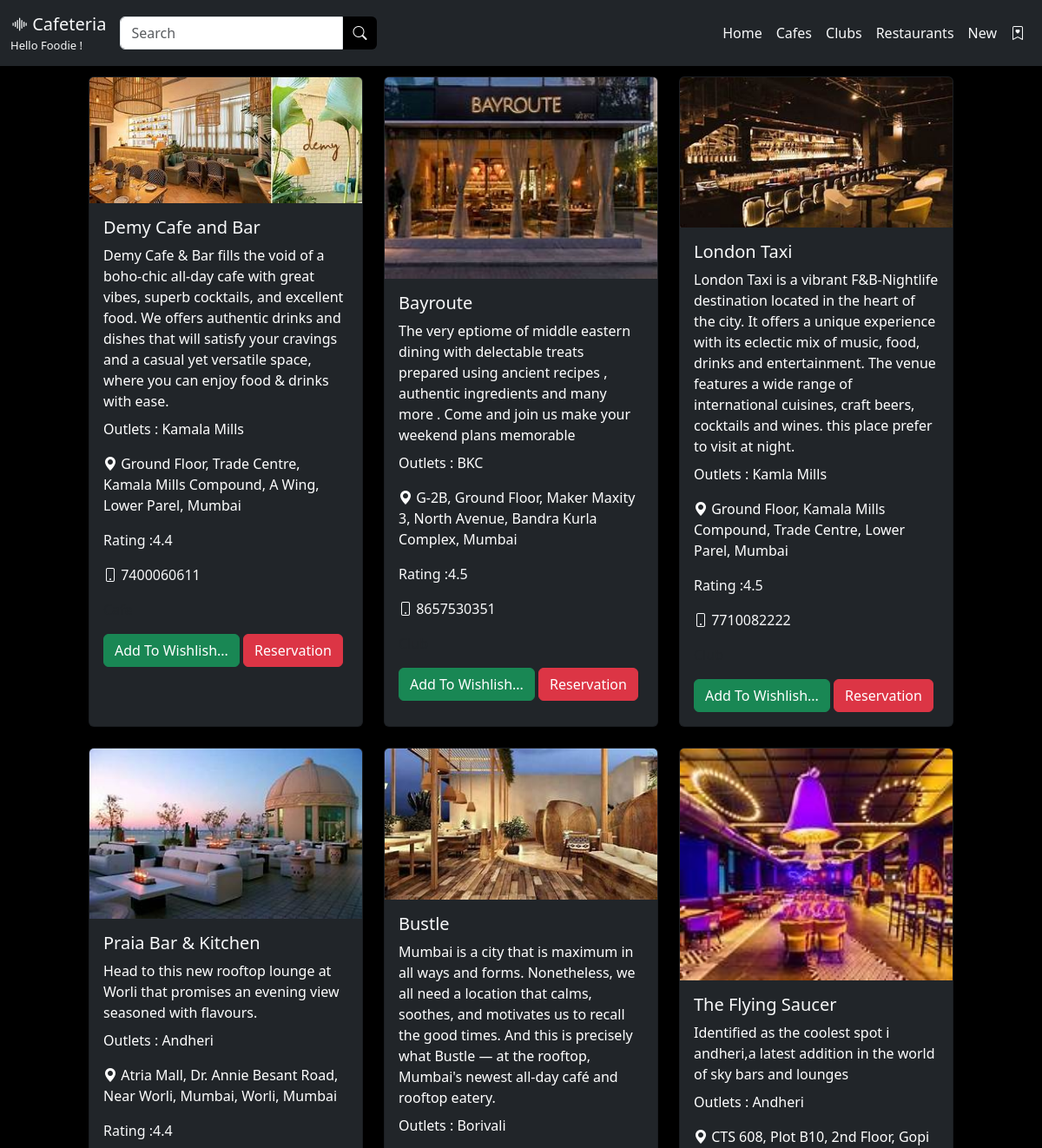
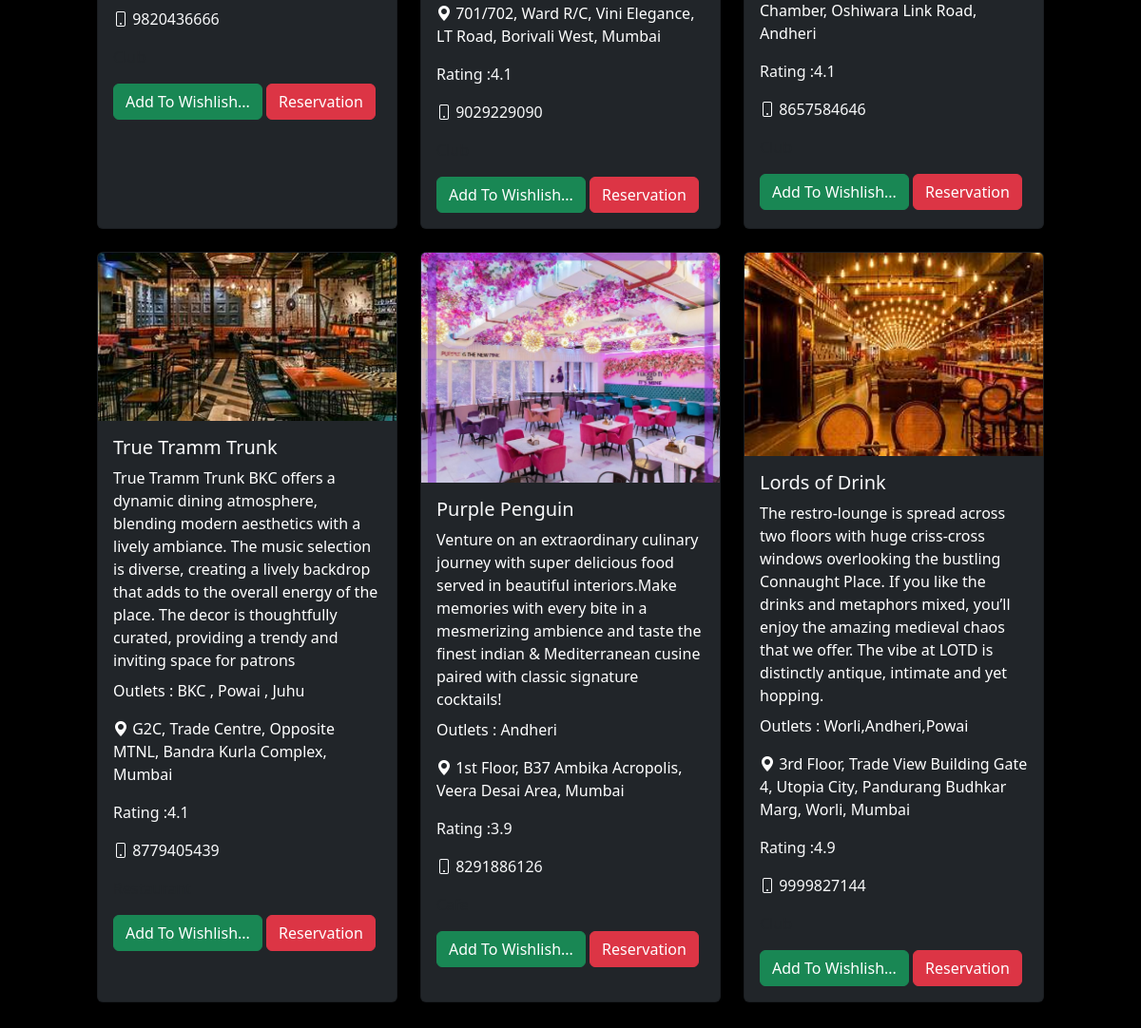
The page /club/ on the database its author committed (2 pictures, top to bottom).
### cafeteria/models.py (models this page shows, shortened)
class bar(models.Model):
   CATEGORY_CHOICES=[
        (1,"cafe"),
        (2,"club"),
        (3,"Restaurant")
    ]
   name=models.CharField(max_length=100)
   detail=models.CharField(max_length=400)
   address=models.CharField(max_length=100)
   place=models.CharField(max_length=100)
   category=models.IntegerField(choices=CATEGORY_CHOICES)
   rating=models.FloatField()
   contact=models.IntegerField()
   image=models.ImageField(upload_to='images')

### cafeteria/views.py (the view)
# urls.py: path('club/',views.club),
def club(request):
    context={}
    Club=bar.objects.all()
    context['Club']=Club
    return render(request,'club.html',context)

### templates/club.html (shortened to what this page needs)
{% load static %}
<!DOCTYPE html>
<html lang="en">
<head>
    <link rel="stylesheet" href="{% static 'css/bootstrap.min.css' %}">
    <link rel="stylesheet" href="{% static 'css/custom.css' %}">
    <link rel="stylesheet" href="https://cdn.jsdelivr.net/npm/bootstrap-icons@1.11.3/font/bootstrap-icons.min.css">
    <link rel="stylesheet" href="https://unpkg.com/aos@next/dist/aos.css" />
</head>
<body class="bg-black">
    <div class="container">
      <div class="container">
        <div class="row">
            <div class="col-md-12">
                <nav class="mainnav shadow navbar-expand-lg navbar navbar-dark bg-dark fixed-top"
                    style="min-width: 350px">
                    <div class="container-fluid">
                        <a class="navbar-brand text-light" href="#">
                            <i class="bi bi-soundwave"></i> Cafeteria
                            <div style="font-size: 13px">Hello Foodie !</div>
                        </a>
                        <div>
                            <div class="input-group ">
                                <input type="text" class="form-control" placeholder="Search"
                                    aria-label="Recipient's username" aria-describedby="basic-addon2">
                                <span class="bg-black text-white border-0 input-group-text" id="basic-addon2"><i
                                        class="bi bi-search"></i></span>
                            </div>
                        </div>
                        <div class="collapse navbar-collapse" id="navbarSupportedContent">
                            <ul class="navbar-nav ms-auto mb-2 mb-lg-0">
                                <li class="nav-item">
                                    <a class="nav-link active text-light" aria-current="page" href="/">Home</a>
                                </li>
                                <li class="nav-item">
                                    <a class="nav-link text-light" href="/catfilterb/1">Cafes</a>
                                </li>
                                <li class="nav-item">
                                    <a class="nav-link text-light" href="/catfilterb/2">Clubs</a>
                                </li>
                                <li class="nav-item">
                                    <a class="nav-link text-light" href="/catfilterb/3">Restaurants</a>
                                </li>
                                <li class="nav-item">
                                    <a class="nav-link text-light" href="/new">New</a>
                                </li>
                                <li class="nav-item">
                                    <a class="nav-link text-light" href="#"><span><i class="bi bi-bookmark-heart"></i></span></a>
                                </li>
                            </ul>
                        </div>
                    </div>
                </nav>
            <div class="row row-cols-1 row-cols-md-2 g-4 p-5 mt-3">
               {% for c in Club %}
                <div class="col-md-4">
                  <div class="card bg-dark" style="height: 100%; width: 100%;" data-aos="fade-up"   data-aos-duration="2000"
                  data-aos-easing="ease-in-out"
                  data-aos-mirror="true">
                    <img src="{{c.image.url}}" class="card-img-top" alt="...">
                    <div class="card-body ">
                      <h5 class="card-title text-light">{{c.name}}</h5>
                      <p class="card-title text-white">{{c.detail}}</p>
                      <p class="card-text text-white"> Outlets : {{c.place}}</p>
                      <p class="card-text text-white"> <span><i class="bi bi-geo-alt-fill"></i></span> {{c.address}}</p>
                      <p class="card-text text-light"> Rating :{{c.rating}}</p>
                      <p class="card-text text-light"> <span><i class="bi bi-phone"></i></span> {{c.contact}}</p>
                      {% if  c.category == 1 %}
                      <p class="card-text"> Cafe</p>
                      {% elif c.category == 2 %}
                      <p class="card-text">Club</p>
                      {% elif c.category == 3 %}
                      <p class="card-text"> Restaurant</p>
                      {% endif %}
                    <a href="/" class="btn btn-success" > Add To Wishlish...</a>
                    <a href="/reservation" class="btn btn-danger"> Reservation</a>
                    </div>
                  </div>
                </div>
                {% endfor %}
    </div>
</body>
</html>

### static/css/custom.css (style rules this page uses)
body { background-color: black; }

### rows shown on the page
bar: image (picture), name "Demy Cafe and Bar", detail "Demy Cafe & Bar fills the void of a boho-chic all-day cafe with great vibes, superb cocktails, and excellent food. We offers authentic drinks and dishes that will satisfy your cravings and a casual yet versatile space, where you can enjoy food & drinks with ease.", place "Kamala Mills", address "Ground Floor, Trade Centre, Kamala Mills Compound, A Wing, Lower Parel, Mumbai", rating "4.4", contact "7400060611"
bar: image (picture), name "Bayroute", detail "The very eptiome of middle eastern dining with delectable treats prepared using ancient recipes , authentic ingredients and many more . Come and join us make your weekend plans memorable", place "BKC", address "G-2B, Ground Floor, Maker Maxity 3, North Avenue, Bandra Kurla Complex, Mumbai", rating "4.5", contact "8657530351"
bar: image (picture), name "London Taxi", detail "London Taxi is a vibrant F&B-Nightlife destination located in the heart of the city. It offers a unique experience with its eclectic mix of music, food, drinks and entertainment. The venue features a wide range of international cuisines, craft beers, cocktails and wines. this place prefer to visit at night.", place "Kamla Mills", address "Ground Floor, Kamala Mills Compound, Trade Centre, Lower Parel, Mumbai", rating "4.5", contact "7710082222"
bar: image (picture), name "Praia Bar & Kitchen", detail "Head to this new rooftop lounge at Worli that promises an evening view seasoned with flavours.", place "Andheri", address "Atria Mall, Dr. Annie Besant Road, Near Worli, Mumbai, Worli, Mumbai", rating "4.4", contact "9820436666"
bar: image (picture), name "Bustle", detail "Mumbai is a city that is maximum in all ways and forms. Nonetheless, we all need a location that calms, soothes, and motivates us to recall the good times. And this is precisely what Bustle — at the rooftop, Mumbai's newest all-day café and rooftop eatery.", place "Borivali", address "701/702, Ward R/C, Vini Elegance, LT Road, Borivali West, Mumbai", rating "4.1", contact "9029229090"
bar: image (picture), name "The Flying Saucer", detail "Identified as the coolest spot i andheri,a latest addition in the world of sky bars and lounges", place "Andheri", address "CTS 608, Plot B10, 2nd Floor, Gopi Chamber, Oshiwara Link Road, Andheri", rating "4.1", contact "8657584646"
bar: image (picture), name "True Tramm Trunk", detail "True Tramm Trunk BKC offers a dynamic dining atmosphere, blending modern aesthetics with a lively ambiance. The music selection is diverse, creating a lively backdrop that adds to the overall energy of the place. The decor is thoughtfully curated, providing a trendy and inviting space for patrons", place "BKC , Powai , Juhu", address "G2C, Trade Centre, Opposite MTNL, Bandra Kurla Complex, Mumbai", rating "4.1", contact "8779405439"
bar: image (picture), name "Purple Penguin", detail "Venture on an extraordinary culinary journey with super delicious food served in beautiful interiors.Make memories with every bite in a mesmerizing ambience and taste the finest indian & Mediterranean cusine paired with classic signature cocktails!", place "Andheri", address "1st Floor, B37 Ambika Acropolis, Veera Desai Area, Mumbai", rating "3.9", contact "8291886126"
bar: image (picture), name "Lords of Drink", detail "The restro-lounge is spread across two floors with huge criss-cross windows overlooking the bustling Connaught Place. If you like the drinks and metaphors mixed, you’ll enjoy the amazing medieval chaos that we offer. The vibe at LOTD is distinctly antique, intimate and yet hopping.", place "Worli,Andheri,Powai", address "3rd Floor, Trade View Building Gate 4, Utopia City, Pandurang Budhkar Marg, Worli, Mumbai", rating "4.9", contact "9999827144"
